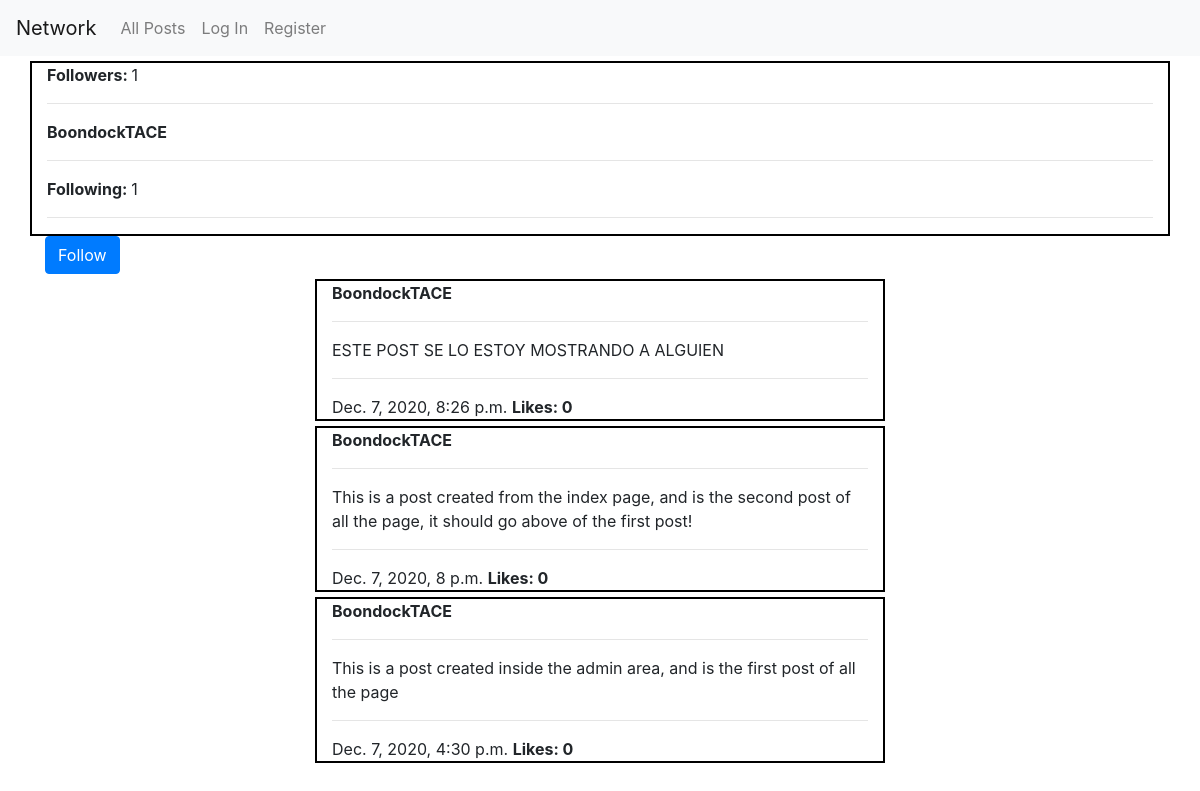
The page /Profile/2 on the database its author committed.
### network/models.py (models this page shows, shortened)
class User(AbstractUser):
    pass

class Post(models.Model):
    user=models.ForeignKey(User,on_delete=models.CASCADE,related_name="User_Post")
    Contend=models.CharField(max_length=300)
    Date=models.DateTimeField(auto_now_add=True)
    like=models.ManyToManyField(User,blank=True,related_name="Post_likes")

### network/views.py (the view)
# urls.py: path("Profile/<int:user_id>",views.ProfilePage,name="Profile"),
@csrf_exempt
def ProfilePage(request,user_id):
    userprofile=Profile.objects.get(user__id=user_id)
    userviewing=request.user
    UserviewingFollows=False
    userposts=Post.objects.filter(user__id=user_id).order_by("-Date")
    userFollowers=userprofile.Follower
    userFollowing=userprofile.Following
    paginator=Paginator(userposts,10)
    page_number=request.GET.get("page")
    page_obj=paginator.get_page(page_number)
    if request.method== "POST":
        follows=request.POST.get('follows')
        if follows=="Follow":
            try:
                userFollowers.add(userviewing)
                userprofile.save()
                userviewingprofile=Profile.objects.get(user__id=request.user.id)
                Owner_of_profile=User.objects.get(id=user_id)
                userviewingprofile.Following.add(Owner_of_profile)
                userviewingprofile.save()
                UserviewingFollows=True
                Num_of_followers=userFollowers.count()
                return JsonResponse({'status': 201, 'follows': "Unfollow", "followerscount": Num_of_followers}, status=201)
            except:
                JsonResponse({},status=404)
                return print(JsonResponse({},status=404))
        else:
            userFollowers.remove(userviewing)
            userprofile.save()
            userviewingprofile=Profile.objects.get(user__id=request.user.id)
            Owner_of_profile=User.objects.get(id=user_id)
            userviewingprofile.Following.remove(Owner_of_profile)
            userviewingprofile.save()
            UserviewingFollows=False
            Num_of_followers=userFollowers.count()
            return JsonResponse({'status': 201, 'follows': "Follow", "followerscount": Num_of_followers}, status=201)
    else:
        if userFollowers.filter(pk=userviewing.id).exists():
            UserviewingFollows=True
        context={"userprofile":userprofile.user,"followers":UserviewingFollows,"following":userFollowing,"followerscount":userFollowers.count(),
        "followingcount":userFollowing.count(),"page_obj":page_obj}
        return render(request,"network/ProfilePage.html",context)

### network/templates/network/ProfilePage.html (shortened to what this page needs)
{% extends "network/layout.html" %}
{% load static %}
{% block body %}
<div class="container">
    <div class="row h-100 justify-content-center aling-items-center">
        <div class="Post col-sm-12" >
            <div id="Followers">
                <strong>Followers: </strong><span id="followerscount">{{followerscount}}</span>
                <hr>
                <div id="User-{userprofile.id}">
                    <strong>{{userprofile.username}}</strong>
                </div>
                <hr>
                <div id="Following">
                    <strong>Following: </strong> {{followingcount}}
                </div>
                <hr>
            </div>
        </div>
    </div>
</div>
{% if userprofile.username != user.username %}
    <div class="container">
                <div class="row h-100 justify-content-end">
                    <div class="col-sm-12">
                    <button  data-ownerofprofile="{{userprofile.id}}" id="followButton" type="submit"  class="btn btn-primary">
                    {% if followers is True %}
                        Unfollow
                    {% else %}
                        Follow
                    {% endif %}
                    </button>
                    </div>
                </div>
        </div>
{% endif %}
{% for post in page_obj %}
    <div class="container">
        <div class="row h-100 justify-content-center aling-items-center">
            <div class="Post col-sm-6" id="post-{{ post.id }}">
                <div id="user-{{post.user.id}}">
                    <strong>{{post.user.username}}</strong>
                    <hr>
                    <div id="text-Contend">
                        <p>{{post.Contend}}</p>
                        <div class="Post-Date-Span" id="Post-time">
                        <hr>
                            {{post.Date}} <span class="font-weight-bold text-right">Likes: 0</span>
                        </div>
                    </div>
                </div>
            </div>
        </div>
    </div>
    {% endfor %}
{% endblock %}

### network/static/network/styles.css (style rules this page uses)
.Post { border: solid 2px; border-color:black; margin-top: 5px; }
.Post span { text-align: right; }

### rows shown on the page
User: username "BoondockTACE"
Post: user.username "BoondockTACE", Contend "ESTE POST SE LO ESTOY MOSTRANDO A ALGUIEN", Date "Dec. 7, 2020, 8:26 p.m."
Post: user.username "BoondockTACE", Contend "This is a post created from the index page, and is the second post of all the page, it should go above of the first post!", Date "Dec. 7, 2020, 8 p.m."
Post: user.username "BoondockTACE", Contend "This is a post created inside the admin area, and is the first post of all the page", Date "Dec. 7, 2020, 4:30 p.m."

### other values the page prints
{{ followerscount }} "1"
{{ followingcount }} "1"
